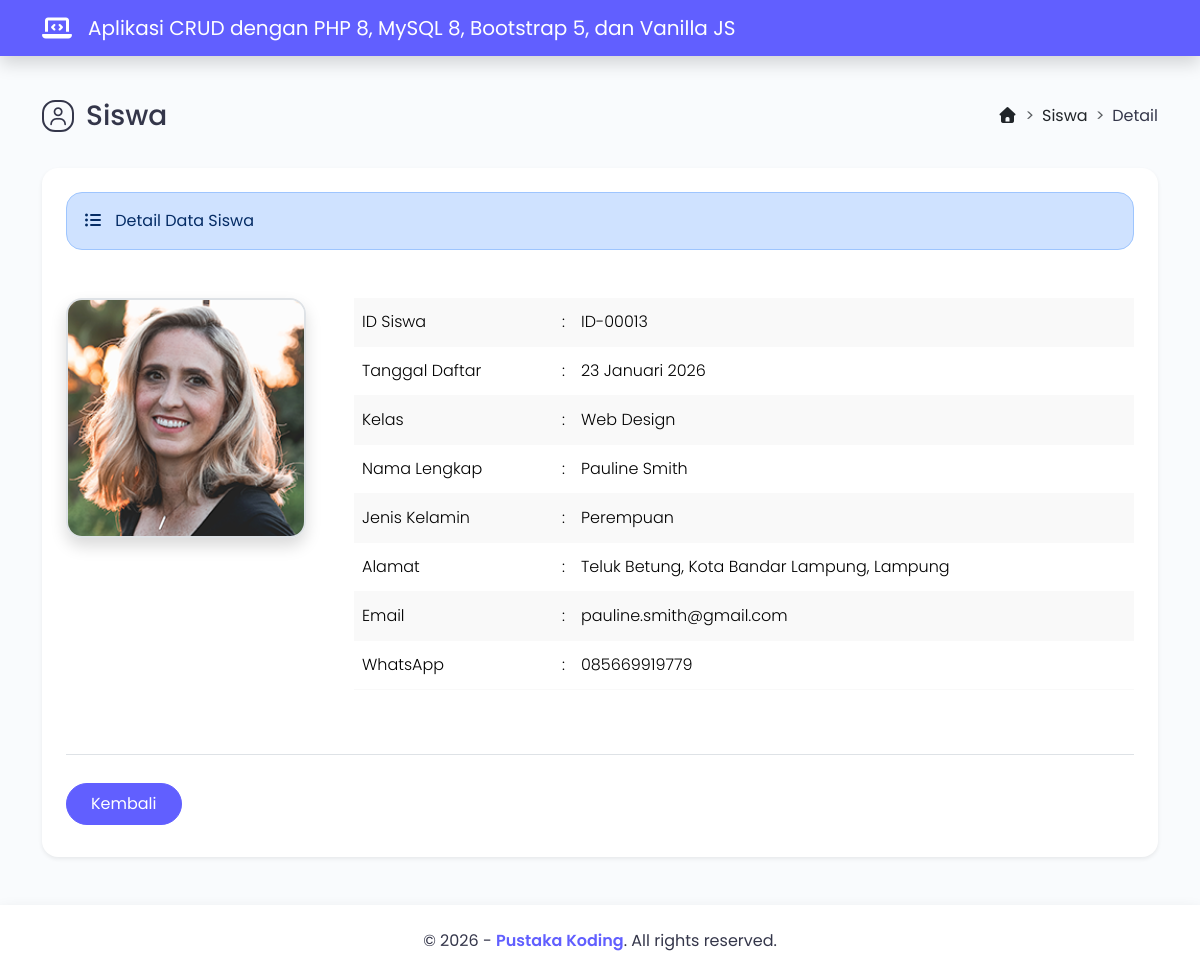
Screenshot of /?halaman=detail&id=ID-00013 with the database file from the repository.
### tables this page shows
CREATE TABLE `tbl_siswa` (
  `id_siswa` varchar(8) NOT NULL,
  `tanggal_daftar` date NOT NULL,
  `kelas` varchar(30) NOT NULL,
  `nama_lengkap` varchar(50) NOT NULL,
  `jenis_kelamin` enum('Laki-laki','Perempuan') NOT NULL,
  `alamat` varchar(255) NOT NULL,
  `email` varchar(50) NOT NULL,
  `whatsapp` varchar(13) NOT NULL,
  `foto_profil` varchar(100) NOT NULL
);

### helper/functions.php (called while the page is built, shortened)
<?php
function tanggal_id(?string $tanggal): string
{
    $bulan_indo = [
        1 => 'Januari',
        'Februari',
        'Maret',
        'April',
        'Mei',
        'Juni',
        'Juli',
        'Agustus',
        'September',
        'Oktober',
        'November',
        'Desember'
    ];
    try {
        $date  = new DateTime($tanggal);
        $tgl   = $date->format('d');
        $bulan = (int)$date->format('m');
        $tahun = $date->format('Y');
        return $tgl . ' ' . $bulan_indo[$bulan] . ' ' . $tahun;
    } catch (Exception $e) {
        return "Format Tanggal Salah";
    }
}

### tampil_detail.php (the view, shortened to what this page needs)
<div class="d-flex flex-column flex-lg-row mt-5 mb-4">
    <div class="flex-grow-1 d-flex align-items-center">
        <i class="fa-regular fa-user icon-title"></i>
        <h3>Siswa</h3>
    </div>
    <div class="ms-5 ms-lg-0 pt-lg-2">
        <nav style="--bs-breadcrumb-divider: '>';" aria-label="breadcrumb">
            <ol class="breadcrumb">
                <li class="breadcrumb-item"><a href="https://pustakakoding.com/" class="text-dark text-decoration-none"><i class="fa-solid fa-house"></i></a></li>
                <li class="breadcrumb-item"><a href="?halaman=data" class="text-dark text-decoration-none">Siswa</a></li>
                <li class="breadcrumb-item" aria-current="page">Detail</li>
            </ol>
        </nav>
    </div>
</div>
<?php
if (isset($_GET['id'])) {
    $id_siswa = $_GET['id'];
    $query = $mysqli->query("SELECT * FROM tbl_siswa WHERE id_siswa='$id_siswa'")
                            or die("Ada kesalahan pada query tampil data : {$mysqli->error}");
    $data = $query->fetch_assoc();
}
?>
<div class="bg-white rounded-4 shadow-sm p-4 mb-5">
    <div class="alert alert-primary rounded-4 mb-5" role="alert">
        <i class="fa-solid fa-list-ul me-2"></i> Detail Data Siswa
    </div>
    <div class="d-flex flex-column flex-xl-row">
        <div class="flex-shrink-0 text-center mb-5 mb-xl-0">
            <div class="foto-profil-detail">
                <img src="images/<?= basename($data['foto_profil']) ?>" class="border border-2 img-fluid rounded-4 shadow" alt="Foto Profil" width="240" height="240" loading="lazy">
            </div>
        </div>
        <div class="flex-grow-1 text-muted fw-light ms-xl-5">
            <div class="table-responsive">
                <table class="table table-striped lh-lg">
                    <tr>
                        <td width="200">ID Siswa</td>
                        <td width="10">:</td>
                        <td><?= $data['id_siswa'] ?></td>
                    </tr>
                    <tr>
                        <td>Tanggal Daftar</td>
                        <td>:</td>
                        <td><?= tanggal_id($data['tanggal_daftar']) ?></td>
                    </tr>
                    <tr>
                        <td>Kelas</td>
                        <td>:</td>
                        <td><?= $data['kelas'] ?></td>
                    </tr>
                    <tr>
                        <td>Nama Lengkap</td>
                        <td>:</td>
                        <td><?= $data['nama_lengkap'] ?></td>
                    </tr>
                    <tr>
                        <td>Jenis Kelamin</td>
                        <td>:</td>
                        <td><?= $data['jenis_kelamin'] ?></td>
                    </tr>
                    <tr>
                        <td>Alamat</td>
                        <td>:</td>
                        <td><?= $data['alamat'] ?></td>
                    </tr>
                    <tr>
                        <td>Email</td>
                        <td>:</td>
                        <td><?= $data['email'] ?></td>
                    </tr>
                    <tr>
                        <td>WhatsApp</td>
                        <td>:</td>
                        <td><?= $data['whatsapp'] ?></td>
                    </tr>
                </table>
            </div>
        </div>
    </div>
    <div class="pt-4 pb-2 mt-5 border-top">
        <div class="d-grid gap-3 d-sm-flex justify-content-md-start pt-1">
            <a href="?halaman=data" class="btn btn-primary rounded-pill py-2 px-4">Kembali</a>
        </div>
    </div>
</div>

### assets/css/style.css (style rules this page uses)
body { font-family: poppins, sans-serif; background: #f9fbfd; color: #34364a; }
.icon-title { display: inline-flex; align-items: center; justify-content: center; color: #34364a; border: 2px solid #34364a; width: 18px; height: 18px; padding: 14px; font-size: 18px; border-radius: 41%; margin-right: 12px; margin-bottom: 8px; }
.btn-primary { --bs-btn-color: #fff; --bs-btn-bg: #615fff; --bs-btn-border-color: #615fff; --bs-btn-hover-color: #fff; --bs-btn-hover-bg: #4f39f6; --bs-btn-hover-border-color: #4f39f6; --bs-btn-focus-shadow-rgb: 49, 132, 253; --bs-btn-active-color: #fff; --bs-btn-active-bg: #4f39f6; --bs-btn-active-border-color: #4f39f6; --bs-btn-active-shadow: inset 0 3px 5px rgba(0, 0, 0, 0.125); --bs-btn-disabled-color: #fff; --bs-btn-disabled-bg: #615fff; --bs-btn-disabled-border-color: #615fff; }
.table { --bs-table-striped-bg: #f9f9f9; }
tbody, td, tfoot, th, thead, tr { border-color: #f9f9f9; border-style: solid; border-width: 0; }

### rows the page displays
tbl_siswa: foto_profil (picture), id_siswa "ID-00013", tanggal_daftar "23 Januari 2026", kelas "Web Design", nama_lengkap "Pauline Smith", jenis_kelamin "Perempuan", alamat "Teluk Betung, Kota Bandar Lampung, Lampung", email "pauline.smith@gmail.com", whatsapp "085669919779"
